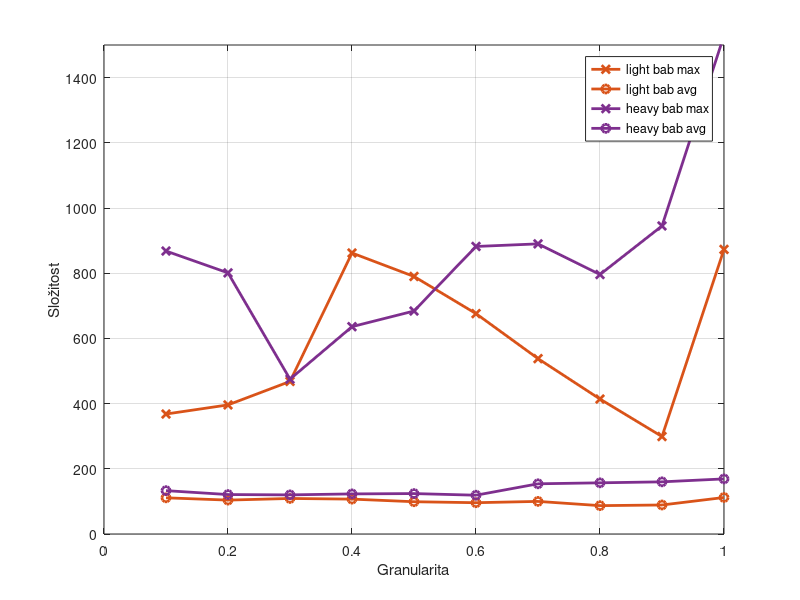

Recreate this plot in MATLAB.
clear all;

% for j in NK ZKC ZKW; do for i in brute bab dynamic fptas1 fptas3 fptas5 greedy redux; do echo "${j}${i} = importdata('${j}_summary_${i}', ';');"; done; done

width = 2;
max = 2;
avg = 3;

% babMAXstrong = [118   709   1862    4492   11101];
% babAVGstrong = [58   360   835    2128   5640];
% babMAXcorr =   [148   1002   3048    7268   17628];
% babAVGcorr =   [66   411   1089    2752   7256];
% babMAXuni =    [47   153   281    660    638];
% babAVGuni =    [17   33   51    79     96];
% 
% plot(x, babMAXstrong,'-x', 'LineWidth', width ,'color', [0.8500 0.3250 0.0980]); hold on
% plot(x, babAVGstrong,'-o', 'LineWidth', width ,'color', [0.8500 0.3250 0.0980]); hold on
% plot(x, babMAXcorr, '-x', 'LineWidth', width ,'color', [0.4940 0.1840 0.5560]); hold on
% plot(x, babAVGcorr, '-o', 'LineWidth', width ,'color', [0.4940 0.1840 0.5560]); hold on
% plot(x, babMAXuni,'-x', 'LineWidth', width ,'color', [0.4660 0.6740 0.1880]); hold on
% plot(x, babAVGuni,'-o', 'LineWidth', width ,'color', [0.4660 0.6740 0.1880]); hold on
% legend('strong bab max', 'strong bab avg', 'corr bab max', 'corr bab avg', 'uni bab max', 'uni bab avg')
% ylim([0 6000])



% dynMAXstrong = [2038  18609   36579    60115       84024];
% dynAVGstrong = [1891  16249   31100    49706       72230];
% dynMAXcorr =   [2046  20390   39171    64680       89854];
% dynAVGcorr =   [1899  16338   31383    51208       74144];
% dynMAXuni =    [2046  20069   39573    65772       102133];
% dynAVGuni =    [1902  16791   32308    52770       77564];
% 
% plot(x, dynMAXstrong,'-x', 'LineWidth', width ,'color', [0.8500 0.3250 0.0980]); hold on
% plot(x, dynAVGstrong,'-o', 'LineWidth', width ,'color', [0.8500 0.3250 0.0980]); hold on
% plot(x, dynMAXcorr,  '-x', 'LineWidth', width ,'color', [0.4940 0.1840 0.5560]); hold on
% plot(x, dynAVGcorr,  '-o', 'LineWidth', width ,'color', [0.4940 0.1840 0.5560]); hold on
% plot(x, dynMAXuni,   '-x', 'LineWidth', width ,'color', [0.4660 0.6740 0.1880]); hold on
% plot(x, dynAVGuni,   '-o', 'LineWidth', width ,'color', [0.4660 0.6740 0.1880]); hold on
% legend('strong bab max', 'strong bab avg', 'corr bab max', 'corr bab avg', 'uni bab max', 'uni bab avg')
% ylim([0 60000])



% reduxMAXstrong = [ 19.173474   14.184867    5.961666    9.67971     9.314884 ];
% reduxAVGstrong = [ 10.421805   5.979555     0.767454    4.200750    5.042353 ];
% reduxMAXcorr =   [ 22.675159   14.416651    15.60071    13.75925    10.791576 ];
% reduxAVGcorr =   [ 6.446171    5.165493     4.526299    4.061455    3.760508 ];
% reduxMAXuni =    [ 9.475580    6.375321     5.961666    6.026059    4.693065 ];
% reduxAVGuni =    [ 1.130760    0.710166     0.767454    0.547468    0.564037 ];
% 
% plot(x, reduxMAXstrong,'-x', 'LineWidth', width ,'color', [0.8500 0.3250 0.0980]); hold on
% plot(x, reduxAVGstrong,'-o', 'LineWidth', width ,'color', [0.8500 0.3250 0.0980]); hold on
% plot(x, reduxMAXcorr,  '-x', 'LineWidth', width ,'color', [0.4940 0.1840 0.5560]); hold on
% plot(x, reduxAVGcorr,  '-o', 'LineWidth', width ,'color', [0.4940 0.1840 0.5560]); hold on
% plot(x, reduxMAXuni,   '-x', 'LineWidth', width ,'color', [0.4660 0.6740 0.1880]); hold on
% plot(x, reduxAVGuni,   '-o', 'LineWidth', width ,'color', [0.4660 0.6740 0.1880]); hold on
% legend('strong bab max', 'strong bab avg', 'corr bab max', 'corr bab avg', 'uni bab max', 'uni bab avg')
% ylim([0 25])




x =           [0.1    0.2    0.3    0.4        0.5    0.6      0.7   0.8   0.9      1    ];
babMAXlight = [368    396     468   862       790     676     538   414   299   873     ];
babAVGlight = [111    104     109   107       99      96     100    87     89   112   ];
babMAXheavy = [868    801     475   636       684     882     890   796   945   1529];
babAVGheavy = [133    121     120   123       124     119     154   157   160   169];


plot(x, babMAXlight,  '-x', 'LineWidth', width ,'color', [0.8500 0.3250 0.0980]); hold on
plot(x, babAVGlight,  '-o', 'LineWidth', width ,'color', [0.8500 0.3250 0.0980]); hold on
plot(x, babMAXheavy,  '-x', 'LineWidth', width ,'color', [0.4940 0.1840 0.5560]); hold on
plot(x, babAVGheavy,  '-o', 'LineWidth', width ,'color', [0.4940 0.1840 0.5560]); hold on

legend('light bab max', 'light bab avg', 'heavy bab max', 'heavy bab avg')
ylim([0 1500])

grid
ylabel('Složitost')
xlabel('Granularita')
hold off
